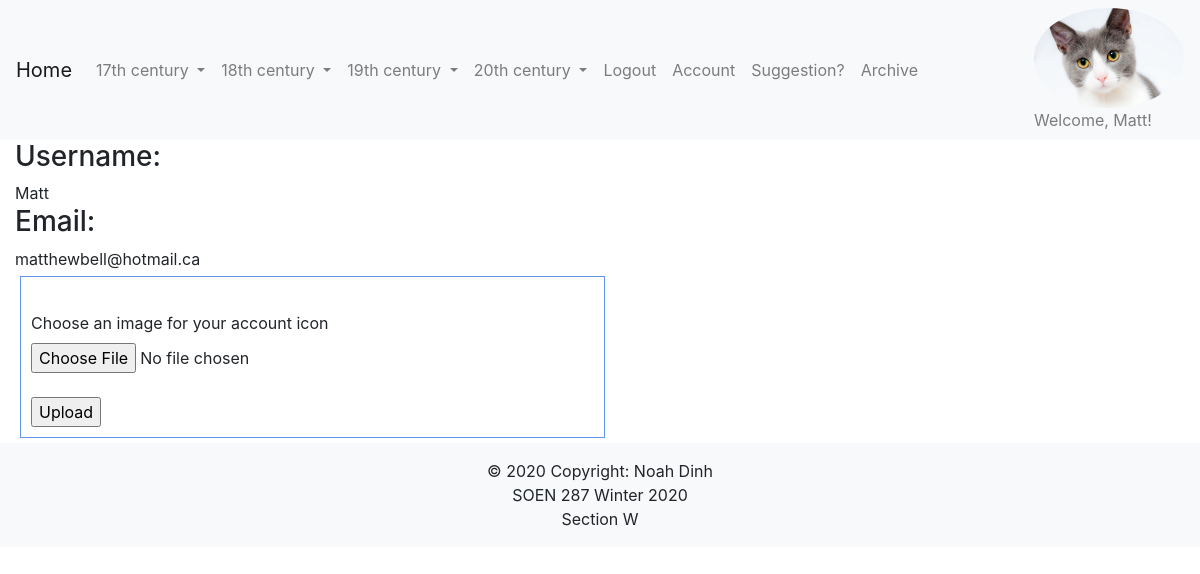
Screenshot of /account (signed in) with the database file from the repository.
### app.py (models this page shows)
class User(db.Model):
    id = db.Column(db.Integer, primary_key=True)
    username = db.Column(db.String)
    email = db.Column(db.String)
    password = db.Column(db.String)
    icon = db.Column(db.String)

### app.py (the view, shortened to what this page needs)
@app.route('/account', methods=['GET', 'POST'])
@login_required
def account():
    form1 = UpdateAvatar()
    username = session.get('username')
    icon_path = ""
    user = findUser(username)
    if user is not None:
        if user.icon is not None:
            icon_path = user.icon
    else:
        icon_path = ""
    return render_template('account.html', form=form1, username=username, email=findUser(username).email
                           , icon=icon_path )

### forms.py
class UpdateAvatar(FlaskForm):
    icon = FileField('Choose an image for your account icon',
                     validators=[FileRequired(), FileAllowed(['jpg', 'png', 'jpeg'], 'Images only!')])
    submit = SubmitField('Upload')

### app.py (called while the page is built)
@login_manager.user_loader
def load_user(user_id):
    user = find_user(user_id)
    if user:
        user.password = None
    return user

def find_user(username):
    user_in_db = findUser(username)
    if user_in_db:
        return User_session(user_in_db.username, user_in_db.password)
    return None

def findUser(username):
    user = User.query.filter_by(username=username).first()
    if user is not None:
        return user
    else:
        return None

### templates/account.html (shortened to what this page needs)
{% extends "main_menu_base.html" %}
{% block contents %}
    <div class="account_profile">
    <h3>Username: </h3>{{ username }}<br/>
    <h3>Email: </h3>{{ email }}<br/>
    </div>
    <div id="update_profile_pic">
        <form action="/account" method="post" enctype='multipart/form-data' height="50px">
        {{ form.csrf_token }}<br/>
        {{ form.icon.label }}{{ form.icon }}<br/><br/>
        {{ form.submit }}
        </form>
    </div>
{% endblock %}

### templates/main_menu_base.html (shortened to what this page needs)
<!DOCTYPE html>
<html lang="en">
{% block header %}
<head>
    {% block css_js_external_files %}
        <link rel="stylesheet" href="https://stackpath.bootstrapcdn.com/bootstrap/4.1.3/css/bootstrap.min.css">
        <link rel="stylesheet" type="text/css" href="/static/bookPage.css">
    {% endblock %}
</head>
{% endblock %}
<body>
{% block navbar %}
    <nav class="navbar navbar-expand-lg navbar-light bg-light">
      <a class="navbar-brand" href="/">Home</a>
      <div class="collapse navbar-collapse" id="navbarNavDropdown">
        <ul class="navbar-nav">
          <li class="nav-item dropdown">
            <a class="nav-link dropdown-toggle" href="#" id="navbarDropdownMenuLink" role="button" data-toggle="dropdown" aria-haspopup="true" aria-expanded="false">
              17th century
            </a>
          </li>
          <li class="nav-item dropdown">
            <a class="nav-link dropdown-toggle" href="#" id="navbarDropdownMenuLink" role="button" data-toggle="dropdown" aria-haspopup="true" aria-expanded="false">
              18th century
            </a>
          </li>
          <li class="nav-item dropdown">
            <a class="nav-link dropdown-toggle" href="#" id="navbarDropdownMenuLink" role="button" data-toggle="dropdown" aria-haspopup="true" aria-expanded="false">
              19th century
            </a>
          </li>
          <li class="nav-item dropdown">
            <a class="nav-link dropdown-toggle" href="#" id="navbarDropdownMenuLink" role="button" data-toggle="dropdown" aria-haspopup="true" aria-expanded="false">
              20th century
            </a>
          </li>
            {% if username %}
                <li class="nav-item">
                    <a class="nav-link" href="/logout">Logout<span class="sr-only">(current)</span></a>
                </li>
                <li class="nav-item">
                    <a class="nav-link" href="/account">Account<span class="sr-only">(current)</span></a>
                </li>
                <li class="nav-item">
                    <a class="nav-link" href="/book_suggest">Suggestion?<span class="sr-only">(current)</span></a>
                </li>
            {% endif %}
          <li class="nav-item">
            <a class="nav-link" href="/archive">Archive<span class="sr-only">(current)</span></a>
          </li>
        </ul>
          <ul class="navbar-nav ml-auto nav-flex-icons">
              <li class="nav-item avatar">
                  <a class="nav-link p-0" href="#">
                      {% if username %}
                      {% if icon %}
                          <img class="rounded-circle z-depth-0"
                           alt="avatar image" id="profile_pic" src="/static/{{ icon }}"><br/>
                          Welcome, {{ username }}!
                      {% else %}
                          <img class="rounded-circle z-depth-0" alt="avatar image" id="profile_pic" src="/static/icons8-user-100.png">
                          <br/>Welcome, {{ username }}!
                      {% endif %}
                      {% endif %}
                  </a>
              </li>
          </ul>
      </div>
    </nav>
{% endblock %}
<div class="myMenu container-fluid">
{% block contents %}{% endblock %}
</div>
{% block footer %}
<footer class="page-footer font-small bg-light">
  <div class="footer-copyright text-center py-3">
      © 2020 Copyright: Noah Dinh <br> SOEN 287 Winter 2020 <br> Section W
  </div>
</footer>
{% endblock %}
</body>
</html>

### static/bookPage.css (style rules this page uses)
img#profile_pic { width: 10px; }
div#update_profile_pic { margin: 5px; border: 1px solid cornflowerblue; padding: 10px; width: 50%; }
img { max-width: 80%; min-width: 150px; height: auto; }

### templates/main_menu_base.html (style rules this page uses)
img#profile_pic { width:10px; }
div#update_profile_pic { margin: 5px; border: 1px solid cornflowerblue; padding: 10px; width: 50%; }

### rows the page displays
User: icon (picture), username "Matt", email "matthewbell@hotmail.ca"
